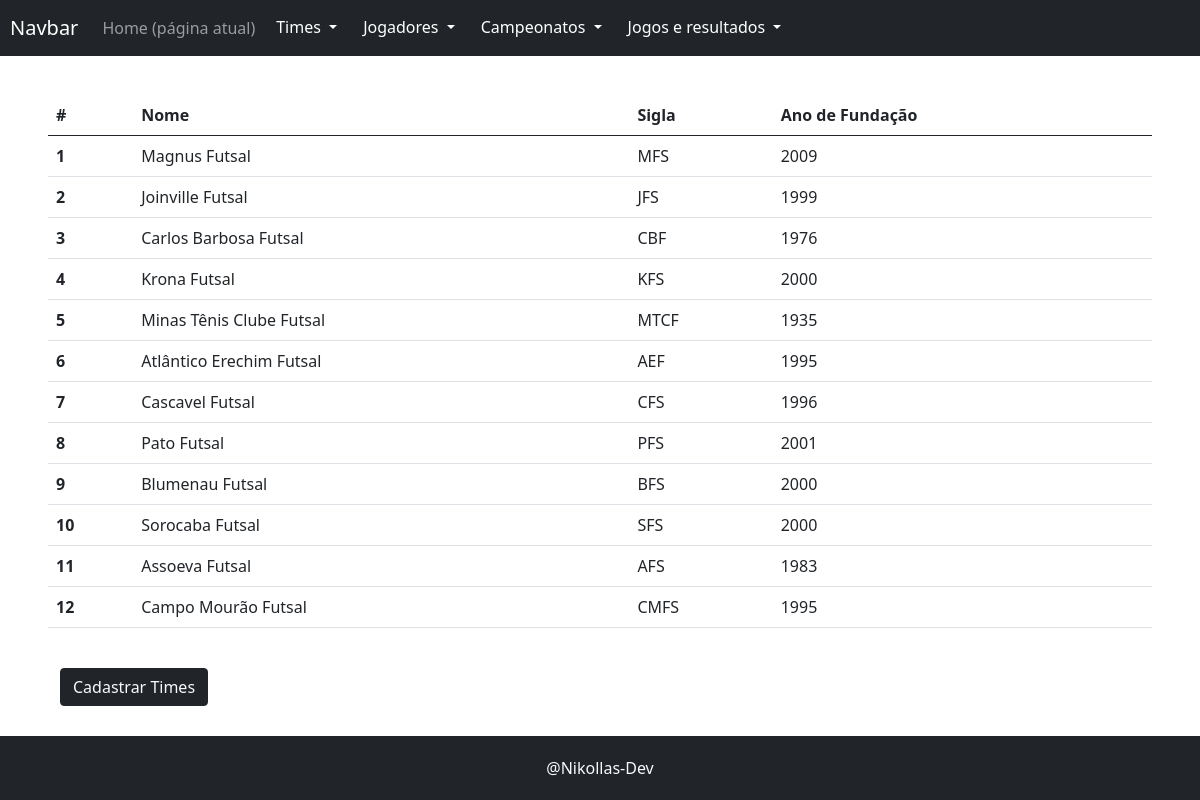
/campeonato/src/public/controles/exibir_times.php, run on the app's committed database.
### tables this page shows
CREATE TABLE IF NOT EXISTS Time  (
    id INT AUTO_INCREMENT PRIMARY KEY,
    nome VARCHAR(100) NOT NULL,
    sigla VARCHAR(11) NOT NULL UNIQUE,
    ano_fundacao INT NOT NULL
);

### campeonato/src/public/configuracoes/config.php (called while the page is built, shortened)
<?php
    include(MODELO."/Banco.php");
    include(MODELO."/Modelo.php");
   function carregarInterface($interface, $dados = []){
        $caminhoArquivo = INTERFACES . "/" . $interface. ".php";
        require_once($caminhoArquivo);
    }
?>

### campeonato/src/public/controles/exibir_times.php (called while the page is built, shortened)
<?
    include('../configuracoes/config.php');
    $times = Time::selectAll();
    carregarInterface('exibir_times', ['times' => $times]);
?>

### campeonato/src/public/modelos/Banco.php (called while the page is built, shortened)
<?php
class Banco
{
    private static function conectarAoBanco()
    {
        $caminho = dirname(realpath('../modelos/')) . "/env.ini";
        $configuracoes = parse_ini_file($caminho);
        $sql_conn = new mysqli($configuracoes['host'], $configuracoes['username'], $configuracoes['password'], $configuracoes['dbname']);
        return $sql_conn;
    }
    public static function obterResultadoDoSql($sql)
    {
        try {
            $sql_conn = static::conectarAoBanco();
            $resultado = $sql_conn->query($sql);
            return $resultado;
        } catch (Exception $excp) {
            return $excp->getMessage();
        }
    }
}

### campeonato/src/public/modelos/Modelo.php (called while the page is built, shortened)
<?php
class Modelo
{
    protected static $nome_tabela = '';
    protected  $valores = [];
    public function __get($chave)
    {
        return $this->valores[$chave];
    }
    public function __set($chave, $valor)
    {
        $this->valores[$chave] = $valor;
    }
    public static function selectAll($colunas = "*", $filtros = [])
    {
        $obejtos = [];
        $resultado = static::select($filtros, $colunas);
        if ($resultado) {
            while ($linha = $resultado->fetch_assoc()) {
                array_push($obejtos, new $class($linha));
            }
        }
        return $obejtos;
    }
    public static function select($filtros = [], $colunas = "*")
    {
        $sql = "SELECT ";
        if ($colunas === "*") {
            $sql .= $colunas;
        } else {
            foreach ($colunas as $col) {
                $sql .= $col . ",";
            }
            $sql[strlen($sql) - 1] = " ";
        }
        $sql .= " FROM " . static::$nome_tabela;
        $resultados = Banco::obterResultadoDoSql($sql);
        return $resultados;
    }
}

### campeonato/src/public/interfaces/exibir_times.php (the view)
<?php require('componentes/cabecalho.php') ?>
<div class="row col-12 table-responsive">
    <table class="table">
        <thead>
            <tr>
                <th scope="col">#</th>
                <th scope="col">Nome</th>
                <th scope="col">Sigla</th>
                <th scope="col">Ano de Fundação</th>
            </tr>
        </thead>
        <tbody>
            <?php foreach ($times as $arr => $time) : ?>
                <tr>
                    <th scope="row"><?= $time->id ?></th>
                    <td><?= $time->nome ?></td>
                    <td><?= $time->sigla ?></td>
                    <td><?= $time->ano_fundacao ?></td>
                </tr>
            <?php endforeach; ?>
        </tbody>
    </table>
    <div class="col-12 mt-4">
            <button type="button" class="btn btn-dark"><a style="text-decoration: none;" class="text-light" href="../controles/cadastrar_times.php" target="_blank">Cadastrar Times</a></button>
    </div>
</div>
<?php require('componentes/rodape.php') ?>

### campeonato/src/public/css/style.css (style rules this page uses)
body { display: grid; grid-template-columns:1fr; grid-template-rows: 64px 1fr 64px; grid-template-areas: "header" "content" "footer" ; height: 100vh; margin: 0; }

### data on the page
time: id "1", nome "Magnus Futsal", sigla "MFS", ano_fundacao "2009"
time: id "2", nome "Joinville Futsal", sigla "JFS", ano_fundacao "1999"
time: id "3", nome "Carlos Barbosa Futsal", sigla "CBF", ano_fundacao "1976"
time: id "4", nome "Krona Futsal", sigla "KFS", ano_fundacao "2000"
time: id "5", nome "Minas Tênis Clube Futsal", sigla "MTCF", ano_fundacao "1935"
time: id "6", nome "Atlântico Erechim Futsal", sigla "AEF", ano_fundacao "1995"
time: id "7", nome "Cascavel Futsal", sigla "CFS", ano_fundacao "1996"
time: id "8", nome "Pato Futsal", sigla "PFS", ano_fundacao "2001"
time: id "9", nome "Blumenau Futsal", sigla "BFS", ano_fundacao "2000"
time: id "10", nome "Sorocaba Futsal", sigla "SFS", ano_fundacao "2000"
time: id "11", nome "Assoeva Futsal", sigla "AFS", ano_fundacao "1983"
time: id "12", nome "Campo Mourão Futsal", sigla "CMFS", ano_fundacao "1995"
